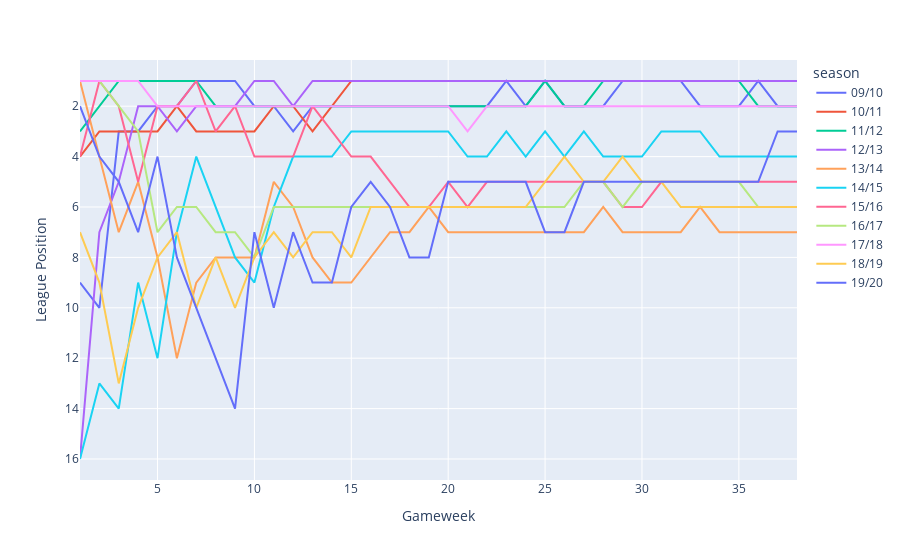

The cell this chart's notebook holds for it:
### Code cell
# t = np.linspace(1, 9, 200)

fig = df2.plot(labels = dict(index="Gameweek",value="League Position",variable="season"))
fig['layout']['yaxis']['autorange'] = "reversed"

fig.show()

fig.write_html(r"C:\Users\Chongkyung\Desktop\fifa_fig.html")

### Figure 1 — Plotly figure (JSON) as saved in the notebook; plotly's stock layout.template omitted (floating-point values rounded to 4 significant figures)
{"data": [{"hovertemplate": "season=09/10<br>Gameweek=%{x}<br>League Position=%{y}<extra></extra>", "legendgroup": "09/10", "line": {"color": "#636efa", "dash": "solid"}, "mode": "lines", "name": "09/10", "orientation": "v", "showlegend": true, "type": "scatter", "x": [1, 2, 3, 4, 5, 6, 7, 8, 9, 10, 11, 12, 13, 14, 15, 16, 17, 18, 19, 20, 21, 22, 23, 24, 25, 26, 27, 28, 29, 30, 31, 32, 33, 34, 35, 36, 37, 38], "xaxis": "x", "y": [9, 10, 3, 3, 2, 2, 1, 1, 1, 2, 2, 3, 2, 2, 2, 2, 2, 2, 2, 2, 2, 2, 1, 2, 1, 2, 2, 2, 1, 1, 1, 1, 2, 2, 2, 1, 2, 2], "yaxis": "y"}, {"hovertemplate": "season=10/11<br>Gameweek=%{x}<br>League Position=%{y}<extra></extra>", "legendgroup": "10/11", "line": {"color": "#EF553B", "dash": "solid"}, "mode": "lines", "name": "10/11", "orientation": "v", "showlegend": true, "type": "scatter", "x": [1, 2, 3, 4, 5, 6, 7, 8, 9, 10, 11, 12, 13, 14, 15, 16, 17, 18, 19, 20, 21, 22, 23, 24, 25, 26, 27, 28, 29, 30, 31, 32, 33, 34, 35, 36, 37, 38], "xaxis": "x", "y": [4, 3, 3, 3, 3, 2, 3, 3, 3, 3, 2, 2, 3, 2, 1, 1, 1, 1, 1, 1, 1, 1, 1, 1, 1, 1, 1, 1, 1, 1, 1, 1, 1, 1, 1, 1, 1, 1], "yaxis": "y"}, {"hovertemplate": "season=11/12<br>Gameweek=%{x}<br>League Position=%{y}<extra></extra>", "legendgroup": "11/12", "line": {"color": "#00cc96", "dash": "solid"}, "mode": "lines", "name": "11/12", "orientation": "v", "showlegend": true, "type": "scatter", "x": [1, 2, 3, 4, 5, 6, 7, 8, 9, 10, 11, 12, 13, 14, 15, 16, 17, 18, 19, 20, 21, 22, 23, 24, 25, 26, 27, 28, 29, 30, 31, 32, 33, 34, 35, 36, 37, 38], "xaxis": "x", "y": [3, 2, 1, 1, 1, 1, 1, 2, 2, 2, 2, 2, 2, 2, 2, 2, 2, 2, 2, 2, 2, 2, 2, 2, 1, 2, 2, 1, 1, 1, 1, 1, 1, 1, 1, 2, 2, 2], "yaxis": "y"}, {"hovertemplate": "season=12/13<br>Gameweek=%{x}<br>League Position=%{y}<extra></extra>", "legendgroup": "12/13", "line": {"color": "#ab63fa", "dash": "solid"}, "mode": "lines", "name": "12/13", "orientation": "v", "showlegend": true, "type": "scatter", "x": [1, 2, 3, 4, 5, 6, 7, 8, 9, 10, 11, 12, 13, 14, 15, 16, 17, 18, 19, 20, 21, 22, 23, 24, 25, 26, 27, 28, 29, 30, 31, 32, 33, 34, 35, 36, 37, 38], "xaxis": "x", "y": [16, 7, 5, 2, 2, 3, 2, 2, 2, 1, 1, 2, 1, 1, 1, 1, 1, 1, 1, 1, 1, 1, 1, 1, 1, 1, 1, 1, 1, 1, 1, 1, 1, 1, 1, 1, 1, 1], "yaxis": "y"}, {"hovertemplate": "season=13/14<br>Gameweek=%{x}<br>League Position=%{y}<extra></extra>", "legendgroup": "13/14", "line": {"color": "#FFA15A", "dash": "solid"}, "mode": "lines", "name": "13/14", "orientation": "v", "showlegend": true, "type": "scatter", "x": [1, 2, 3, 4, 5, 6, 7, 8, 9, 10, 11, 12, 13, 14, 15, 16, 17, 18, 19, 20, 21, 22, 23, 24, 25, 26, 27, 28, 29, 30, 31, 32, 33, 34, 35, 36, 37, 38], "xaxis": "x", "y": [1, 4, 7, 5, 8, 12, 9, 8, 8, 8, 5, 6, 8, 9, 9, 8, 7, 7, 6, 7, 7, 7, 7, 7, 7, 7, 7, 6, 7, 7, 7, 7, 6, 7, 7, 7, 7, 7], "yaxis": "y"}, {"hovertemplate": "season=14/15<br>Gameweek=%{x}<br>League Position=%{y}<extra></extra>", "legendgroup": "14/15", "line": {"color": "#19d3f3", "dash": "solid"}, "mode": "lines", "name": "14/15", "orientation": "v", "showlegend": true, "type": "scatter", "x": [1, 2, 3, 4, 5, 6, 7, 8, 9, 10, 11, 12, 13, 14, 15, 16, 17, 18, 19, 20, 21, 22, 23, 24, 25, 26, 27, 28, 29, 30, 31, 32, 33, 34, 35, 36, 37, 38], "xaxis": "x", "y": [16, 13, 14, 9, 12, 7, 4, 6, 8, 9, 6, 4, 4, 4, 3, 3, 3, 3, 3, 3, 4, 4, 3, 4, 3, 4, 3, 4, 4, 4, 3, 3, 3, 4, 4, 4, 4, 4], "yaxis": "y"}, {"hovertemplate": "season=15/16<br>Gameweek=%{x}<br>League Position=%{y}<extra></extra>", "legendgroup": "15/16", "line": {"color": "#FF6692", "dash": "solid"}, "mode": "lines", "name": "15/16", "orientation": "v", "showlegend": true, "type": "scatter", "x": [1, 2, 3, 4, 5, 6, 7, 8, 9, 10, 11, 12, 13, 14, 15, 16, 17, 18, 19, 20, 21, 22, 23, 24, 25, 26, 27, 28, 29, 30, 31, 32, 33, 34, 35, 36, 37, 38], "xaxis": "x", "y": [4, 1, 2, 5, 2, 2, 1, 3, 2, 4, 4, 4, 2, 3, 4, 4, 5, 6, 6, 5, 6, 5, 5, 5, 5, 5, 5, 5, 6, 6, 5, 5, 5, 5, 5, 5, 5, 5], "yaxis": "y"}, {"hovertemplate": "season=16/17<br>Gameweek=%{x}<br>League Position=%{y}<extra></extra>", "legendgroup": "16/17", "line": {"color": "#B6E880", "dash": "solid"}, "mode": "lines", "name": "16/17", "orientation": "v", "showlegend": true, "type": "scatter", "x": [1, 2, 3, 4, 5, 6, 7, 8, 9, 10, 11, 12, 13, 14, 15, 16, 17, 18, 19, 20, 21, 22, 23, 24, 25, 26, 27, 28, 29, 30, 31, 32, 33, 34, 35, 36, 37, 38], "xaxis": "x", "y": [1, 1, 2, 3, 7, 6, 6, 7, 7, 8, 6, 6, 6, 6, 6, 6, 6, 6, 6, 6, 6, 6, 6, 6, 6, 6, 5, 5, 6, 5, 5, 5, 5, 5, 5, 6, 6, 6], "yaxis": "y"}, {"hovertemplate": "season=17/18<br>Gameweek=%{x}<br>League Position=%{y}<extra></extra>", "legendgroup": "17/18", "line": {"color": "#FF97FF", "dash": "solid"}, "mode": "lines", "name": "17/18", "orientation": "v", "showlegend": true, "type": "scatter", "x": [1, 2, 3, 4, 5, 6, 7, 8, 9, 10, 11, 12, 13, 14, 15, 16, 17, 18, 19, 20, 21, 22, 23, 24, 25, 26, 27, 28, 29, 30, 31, 32, 33, 34, 35, 36, 37, 38], "xaxis": "x", "y": [1, 1, 1, 1, 2, 2, 2, 2, 2, 2, 2, 2, 2, 2, 2, 2, 2, 2, 2, 2, 3, 2, 2, 2, 2, 2, 2, 2, 2, 2, 2, 2, 2, 2, 2, 2, 2, 2], "yaxis": "y"}, {"hovertemplate": "season=18/19<br>Gameweek=%{x}<br>League Position=%{y}<extra></extra>", "legendgroup": "18/19", "line": {"color": "#FECB52", "dash": "solid"}, "mode": "lines", "name": "18/19", "orientation": "v", "showlegend": true, "type": "scatter", "x": [1, 2, 3, 4, 5, 6, 7, 8, 9, 10, 11, 12, 13, 14, 15, 16, 17, 18, 19, 20, 21, 22, 23, 24, 25, 26, 27, 28, 29, 30, 31, 32, 33, 34, 35, 36, 37, 38], "xaxis": "x", "y": [7, 9, 13, 10, 8, 7, 10, 8, 10, 8, 7, 8, 7, 7, 8, 6, 6, 6, 6, 6, 6, 6, 6, 6, 5, 4, 5, 5, 4, 5, 5, 6, 6, 6, 6, 6, 6, 6], "yaxis": "y"}, {"hovertemplate": "season=19/20<br>Gameweek=%{x}<br>League Position=%{y}<extra></extra>", "legendgroup": "19/20", "line": {"color": "#636efa", "dash": "solid"}, "mode": "lines", "name": "19/20", "orientation": "v", "showlegend": true, "type": "scatter", "x": [1, 2, 3, 4, 5, 6, 7, 8, 9, 10, 11, 12, 13, 14, 15, 16, 17, 18, 19, 20, 21, 22, 23, 24, 25, 26, 27, 28, 29, 30, 31, 32, 33, 34, 35, 36, 37, 38], "xaxis": "x", "y": [2, 4, 5, 7, 4, 8, 10, 12, 14, 7, 10, 7, 9, 9, 6, 5, 6, 8, 8, 5, 5, 5, 5, 5, 7, 7, 5, 5, 5, 5, 5, 5, 5, 5, 5, 5, 3, 3], "yaxis": "y"}], "layout": {"legend": {"title": {"text": "season"}, "tracegroupgap": 0}, "margin": {"t": 60}, "xaxis": {"anchor": "y", "domain": [0, 1], "title": {"text": "Gameweek"}}, "yaxis": {"anchor": "x", "autorange": "reversed", "domain": [0, 1], "title": {"text": "League Position"}}}}
